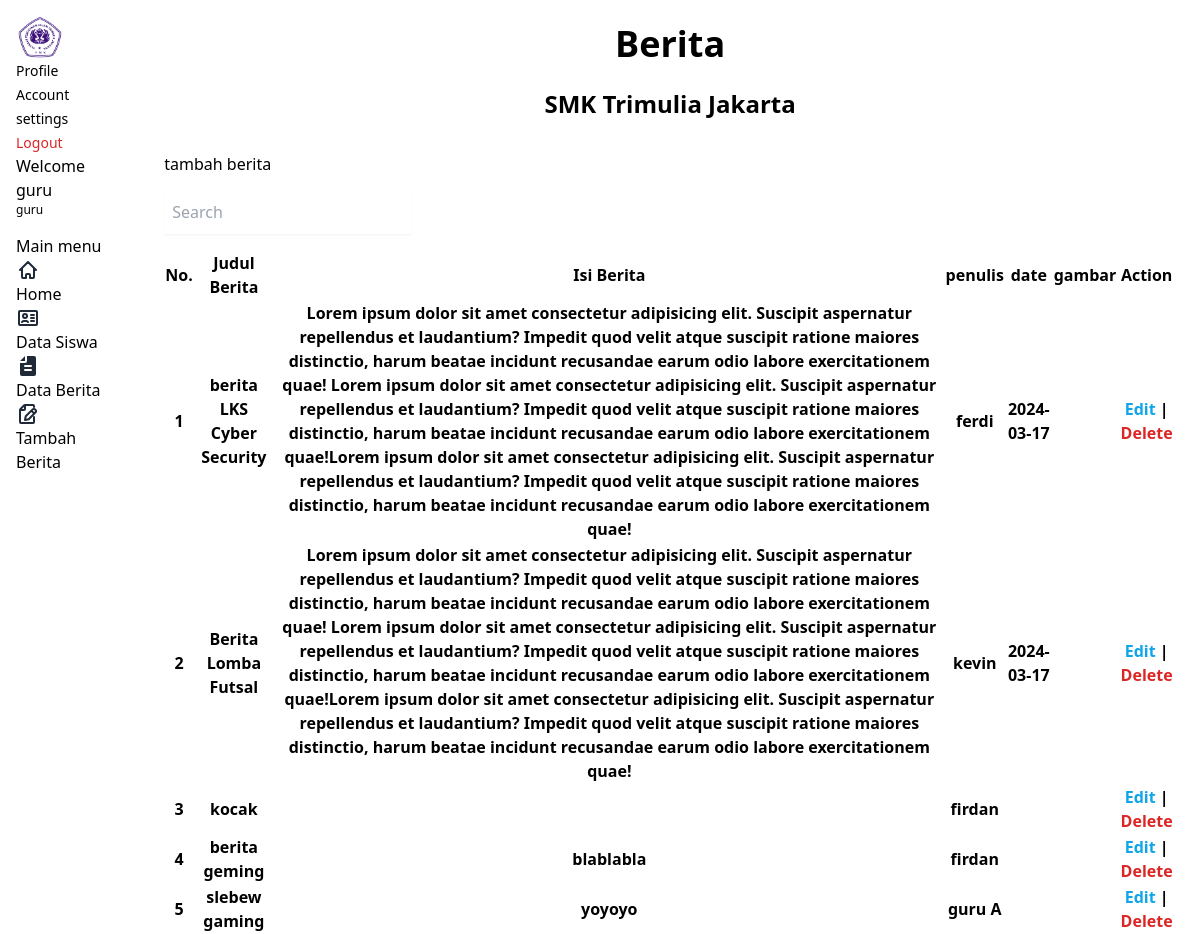
Page /guru/berita.php (signed in) on the earlier database version.
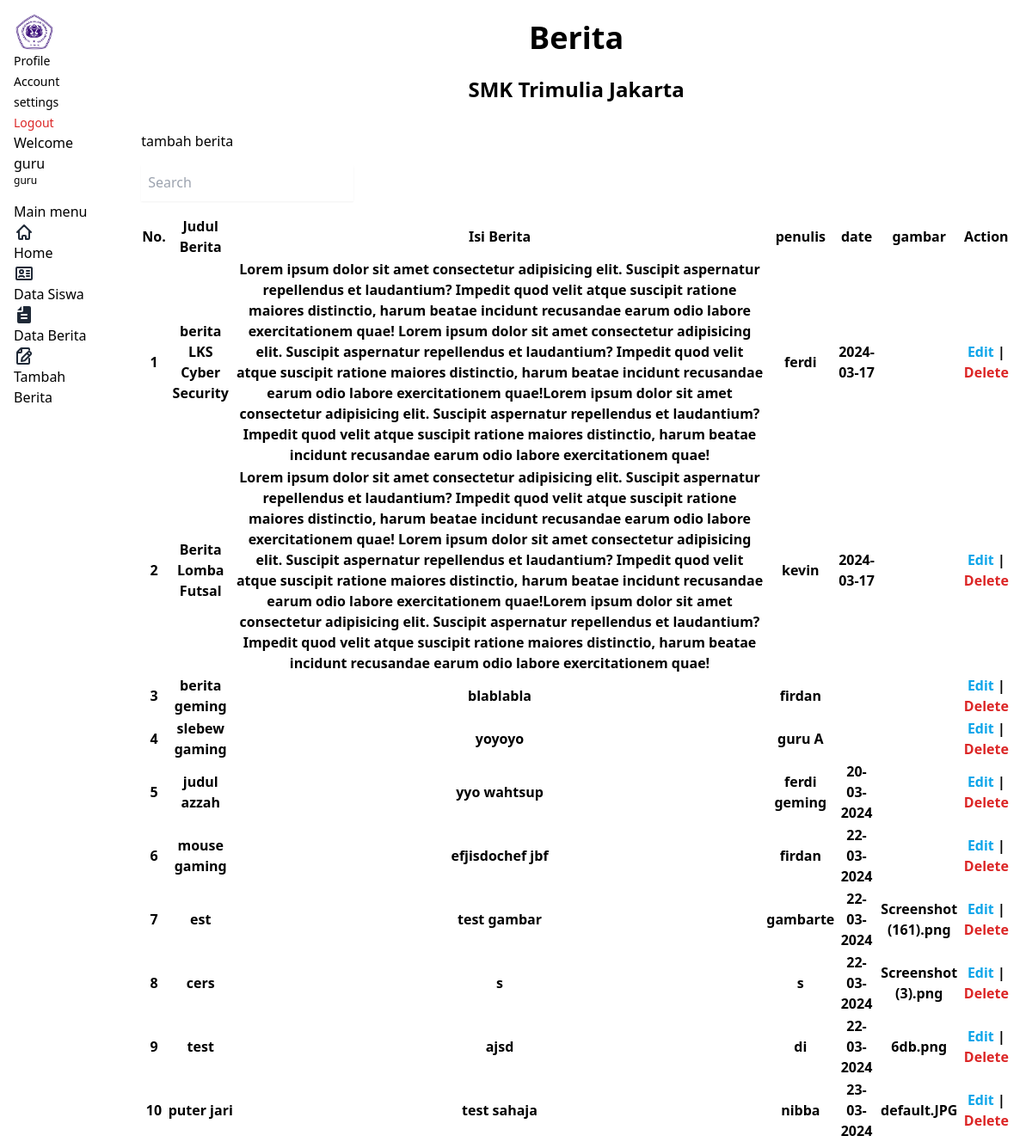
Same page on the later database version.
### tables this page shows
CREATE TABLE `berita` (
  `id` int(11) NOT NULL,
  `judul_berita` varchar(200) NOT NULL,
  `isi_berita` longtext NOT NULL,
  `penulis` varchar(200) NOT NULL,
  `date` varchar(200) NOT NULL,
  `gambar_berita` varchar(355) DEFAULT NULL
);

### koneksi.php (called while the page is built, shortened)
<?php
    $koneksi = mysqli_connect("localhost","root","","sekolah_db");
    function query($query) {
        global $koneksi;
        $result = mysqli_query($koneksi, $query);
        $rows = [];
        while ($row = mysqli_fetch_assoc($result)) {
            $rows[] = $row;
        }
        return $rows;
    }
?>

### guru/berita.php (the view, shortened to what the changed rows need)
<?php
    require("../koneksi.php");
    $berita = query("SELECT * FROM berita");
?>
<!DOCTYPE html>
<html lang="en">
<head>
    <link rel="stylesheet" href="https://cdn.jsdelivr.net/npm/rippleui@1.12.1/dist/css/styles.css" />
</head>
<body>
    <div class="sticky flex h-screen flex-row gap-4 overflow-y-auto rounded-lg sm:overflow-x-hidden">
        <div class="flex w-full flex-row flex-wrap gap-4 p-6 justify-center">
            <div class="text-center">
                <h1 class="font-bold text-4xl">Berita</h1>
                <br>
                <h2 class="font-bold text-2xl">SMK Trimulia Jakarta</h2>
            </div>
            <div class="my-4 grid w-full  gap-4">
                <div class="flex w-full overflow-x-auto">
                    <table class="table-zebra table">
                        <thead>
                            <tr>
                                <th>No.</th>
                                <th>Judul Berita</th>
                                <th>Isi Berita</th>
                                <th>penulis</th>
                                <th>date</th>
                                <th>gambar</th>
                                <th>Action</th>
                            </tr>
                        </thead>
                        <tbody>
                            <?php $no = 1 ?>
                            <?php foreach ($berita as $berita) : ?>
                                <tr>
                                    <th><?php echo $no ?></th>
                                    <th><?php echo $berita["judul_berita"] ?></th>
                                    <th><?php echo $berita["isi_berita"] ?></th>
                                    <th><?php echo $berita["penulis"] ?></th>
                                    <th><?php echo $berita["date"] ?></th>
                                    <th><?php echo $berita["gambar_berita"] ?></th>
                                    <th><a class="text-sky-500" href="edit-siswa.php">Edit</a> | <a class="text-red-600" href="delete-berita.php?id=<?php echo $berita["id"] ?>">Delete</a></th>
                                </tr>
                                <?php $no++ ?>
                            <?php endforeach; ?>
                        </tbody>
                    </table>
                </div>
            </div>
        </div>
    </div>
    <script src="https://cdn.tailwindcss.com"></script>
</body>
</html>

Differences in the rows shown:
removed berita: judul_berita "kocak", penulis "firdan"
added berita: judul_berita "judul azzah", isi_berita "yyo wahtsup", penulis "ferdi geming", date "20-03-2024"
added berita: judul_berita "mouse gaming", isi_berita "efjisdochef jbf", penulis "firdan", date "22-03-2024"
added berita: judul_berita "est", isi_berita "test gambar", penulis "gambarte", date "22-03-2024", gambar_berita "Screenshot (161).png"
added berita: judul_berita "cers", isi_berita "s", penulis "s", date "22-03-2024", gambar_berita "Screenshot (3).png"
added berita: judul_berita "test", isi_berita "ajsd", penulis "di", date "22-03-2024", gambar_berita "6db.png"
added berita: judul_berita "puter jari", isi_berita "test sahaja", penulis "nibba", date "23-03-2024", gambar_berita "default.JPG"
